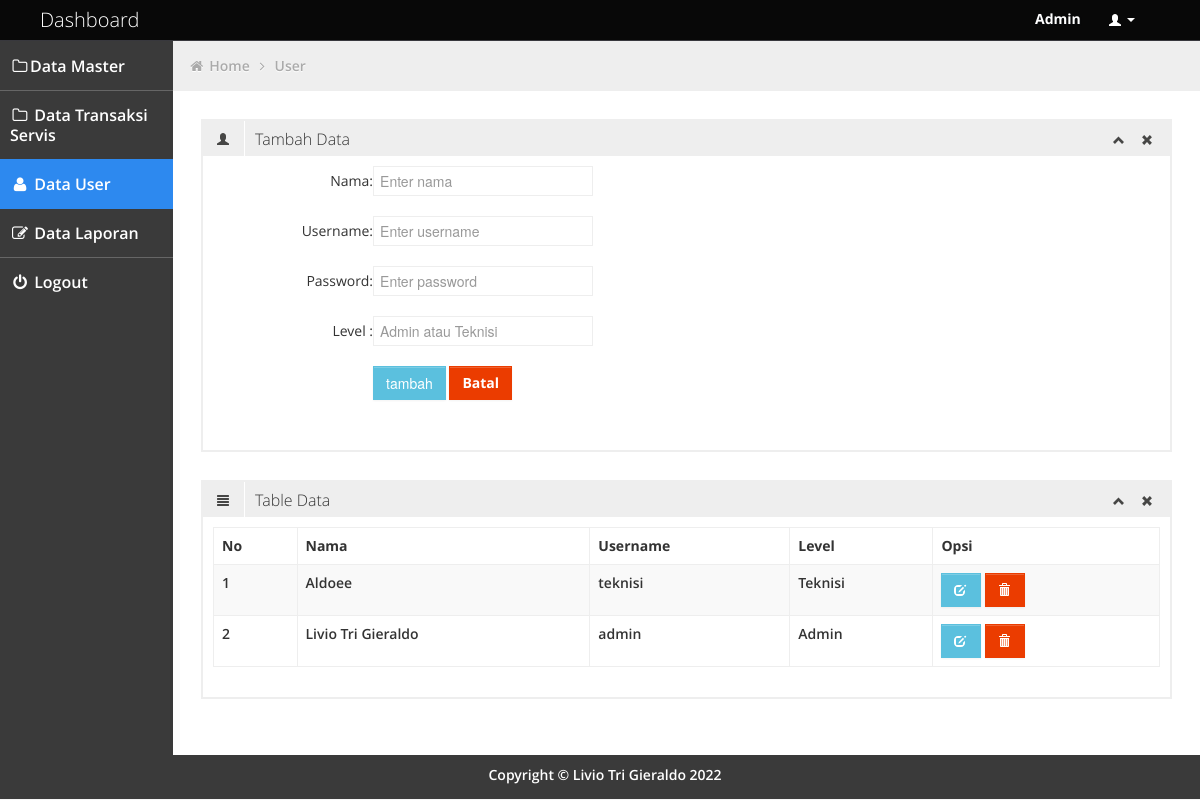
The app's page /admin/user.php (signed in) with its own data.
### tables this page shows
CREATE TABLE `user` (
  `id` int(11) NOT NULL,
  `nama` varchar(255) NOT NULL,
  `username` varchar(255) NOT NULL,
  `password` varchar(255) NOT NULL,
  `level` enum('Admin','Teknisi') NOT NULL
);

### admin/user.php (the view, shortened to what this page needs)
<!DOCTYPE html>
<html lang="en">
<head>
	<link id="bootstrap-style" href="../css/bootstrap.min.css" rel="stylesheet">
	<link href="../css/bootstrap-responsive.min.css" rel="stylesheet">
	<link id="base-style" href="../css/style.css" rel="stylesheet">
	<link id="base-style-responsive" href="../css/style-responsive.css" rel="stylesheet">
	<link rel="stylesheet" type="text/css" href="../css2/font.css">
</head>
<body>
	<?php include 'navbar.php'; ?>
		<div class="container-fluid-full">
				<div class="row-fluid">
					<?php include 'sidebarr.php'; ?>
						<div id="content" class="span10">
								<ul class="breadcrumb">
									<li>
										<i class="icon-home"></i>
										<a href="dashboard.php">Home</a>
										<i class="icon-angle-right"></i>
									</li>
									<li><a href="user.php">User</a></li>
								</ul>
		<div class="row-fluid sortable">
				<div class="box span12">
					<div class="box-header" data-original-title>
						<h2><i class="halflings-icon user"></i><span class="break"></span>Tambah Data</h2>
						<div class="box-icon">
							<a href="#" class="btn-minimize"><i class="halflings-icon chevron-up"></i></a>
							<a href="#" class="btn-close"><i class="halflings-icon remove"></i></a>
						</div>
					</div>
			<div class="box-content">
			  	<form class="form-horizontal" action="../aksi/proses.php?kirim" method="post">
					  <div class="form-group">
					    <label class="control-label col-sm-2" for="nama">Nama:</label>
					    <div class="col-sm-10">
					      <input type="text" class="form-control" name="nama" placeholder="Enter nama" required>
					    </div>
					  </div><br>
					  <div class="form-group">
					    <label class="control-label col-sm-2" for="username">Username:</label>
					    <div class="col-sm-10">
					      <input type="text" class="form-control" name="username" placeholder="Enter username" required>
					    </div>
					  </div><br>
					  <div class="form-group">
					    <label class="control-label col-sm-2" for="password">Password:</label>
					    <div class="col-sm-10">
					      <input type="password" class="form-control" name="password" placeholder="Enter password" required>
					    </div>
					  </div><br>
					  <div class="form-group">
					    <label class="control-label col-sm-2" for="level">Level :</label>
					    <div class="col-sm-10">
					      <input type="text" class="form-control" name="level" placeholder="Admin atau Teknisi" required>
					    </div>
					  </div><br>
					 <div class="form-group">
						<label class="col-sm-3 control-label">&nbsp;</label>
						<div class="col-sm-6">
							<input type="submit" name="kirim" class="btn btn-sm btn-info" value="tambah">
							<a href="" class="btn btn-sm btn-danger"><b>Batal</b></a>
						</div>
					</div>
				</form><br>
			    </div>
			  </div>
			  </div>
			  <div class="row-fluid sortable">
					<div class="box span12">
						<div class="box-header">
							<h2><i class="halflings-icon align-justify"></i><span class="break"></span>Table Data </h2>
							<div class="box-icon">
								<a href="#" class="btn-minimize"><i class="halflings-icon chevron-up"></i></a>
								<a href="#" class="btn-close"><i class="halflings-icon remove"></i></a>
							</div>
						</div>
						<div class="box-content">
							<table class="table table-striped table-bordered bootstrap-datatable datatable">
						    <thead>
						      <tr>
						        <th>No</th>
						        <th>Nama</th>
						        <th>Username</th>
								<th>Level</th>
						        <th>Opsi</th>
						      </tr>
						    </thead>
						    <tbody>
						    <?php
						    include '../config/koneksi.php';
						    $no = 1;
						    $data = $conn->query("SELECT * FROM user ORDER BY nama ASC");
						    while ($result = $data->fetch_assoc()){
						    	?>
						      <tr>
						        <td><?php echo $no; ?></td>
						        <td><?php echo $result ['nama'] ; ?></td>
						        <td><?php echo $result ['username'] ; ?></td>
								<td><?php echo $result ['level'] ; ?></td>
							    <td class="center">
									<a class="btn btn-info" href="edituser.php?id=<?php echo $result ['id'] ; ?>" title="Edit Data">
										<i class="halflings-icon white edit"></i></a>
									<a class="btn btn-danger" href="../aksi/proses.php?id=<?php echo $result ['id'] ; ?>"onclick="return confirm('Apakah anda yakin akan menghapus data ini?')"title="Hapus Data">
										<i class="halflings-icon white trash"></i></a>
								</td>
						      </tr>
						      <?php
						      $no++;
						      }
						      ?>
						    </tbody>
			 		      </table>
						</div>
					</div>
					</div>
			</div>
				</div>
			</div>
	<?php include 'footer.php';?>
</body>
</html>

### css/style.css (style rules this page uses)
body { background: #F5F5F5; color: #333; border: none; font-family: 'Open Sans', sans-serif; font-weight: 600; }
a { color: #646464; }
h2 { font-size: 16px; line-height: 16px; }
#content { background: #ffffff; filter: none; min-height: 100%; padding: 20px 20px; position: relative; }
.breadcrumb { margin: -28px -28px 28px -28px; line-height: 34px; background: #eee; border: 0px; color: #aaa; -webkit-box-shadow: none; -moz-box-shadow: none; box-shadow: none; -webkit-border-radius: 0px; -moz-border-radius: 0px; border-radius: 0px; }
.breadcrumb a { color: #aaa; text-shadow: 0px 1px 1px #fff; }
.box { border: 2px solid #eee; background: #fff !important; margin-bottom: 28px; }
.box-header { height: 16px; font-size: 16px; line-height: 16px; padding: 10px; background: #eee; -webkit-box-shadow: none; -moz-box-shadow: none; box-shadow: none; overflow: hidden; }
.box-header h2 { float:left; margin-top: 0px; font-weight: 300; }
.box-header h2 i { margin: 0px 3px 0px 4px; opacity: .8; filter: alpha(opacity=80); -ms-filter:"progid:DXImageTransform.Microsoft.Alpha(Opacity=80)"; }
.box-header .box-icon { float:right; margin-top: 1px; }
.box-header .box-icon i { -webkit-transition: all 0.1s ease-in-out; -moz-transition: all 0.1s ease-in-out; -o-transition: all 0.1s ease-in-out; -ms-transition: all 0.1s ease-in-out; transition: all 0.1s ease-in-out; opacity: .8; filter: alpha(opacity=80); -ms-filter:"progid:DXImageTransform.Microsoft.Alpha(Opacity=80)"; }
.box-header .box-icon a { margin: 0px 5px; }
.box-content { position: relative; z-index: 50; margin-top: -1px; padding: 10px; background: #fff !important; }
.btn { display: inline-block; padding: 6px 12px; margin-bottom: 0; font-size: 14px; font-weight: 500; line-height: 20px; text-align: center; white-space: nowrap; vertical-align: middle; cursor: pointer; border: 1px solid #a7a9aa; -webkit-border-radius: 0px !important; border-radius: 0px !important; }
.btn i { margin-top: 2px; }
.btn { color: #ffffff; background-color: #a7a9aa; border-color: #a7a9aa; background-image: none; filter: none; text-shadow: none; }
.btn-danger { background-color: #EB3C00; border-color: #EB3C00; }
.btn-info { background-color: #5bc0de; border-color: #5bc0de; }
.table th, .table td { border-top: 1px solid #eee; }
.table-bordered { border-color: #eee; -webkit-border-radius: 0px !important; -moz-border-radius: 0px !important; border-radius: 0px !important; }
.table-bordered th, .table-bordered td { border-left: 1px solid #eee; }
.table-bordered thead:first-child tr:first-child > th:first-child, .table-bordered tbody:first-child tr:first-child > td:first-child, .table-bordered tbody:first-child tr:first-child > th:first-child { -webkit-border-radius: 0px !important; -moz-border-radius: 0px !important; border-radius: 0px !important; }
.table-bordered thead:first-child tr:first-child > th:last-child, .table-bordered tbody:first-child tr:first-child > td:last-child, .table-bordered tbody:first-child tr:first-child > th:last-child { -webkit-border-radius: 0px !important; -moz-border-radius: 0px !important; border-radius: 0px !important; }
.table-bordered thead:last-child tr:last-child > th:first-child, .table-bordered tbody:last-child tr:last-child > td:first-child, .table-bordered tbody:last-child tr:last-child > th:first-child, .table-bordered tfoot:last-child tr:last-child > td:first-child, .table-bordered tfoot:last-child tr:last-child > th:first-child { -webkit-border-radius: 0px !important; -moz-border-radius: 0px !important; border-radius: 0px !important; }
.table-bordered thead:last-child tr:last-child > th:last-child, .table-bordered tbody:last-child tr:last-child > td:last-child, .table-bordered tbody:last-child tr:last-child > th:last-child, .table-bordered tfoot:last-child tr:last-child > td:last-child, .table-bordered tfoot:last-child tr:last-child > th:last-child { -webkit-border-radius: 0px !important; -moz-border-radius: 0px !important; border-radius: 0px !important; }

### css/style-responsive.css (style rules this page uses)
@media (min-width: 1200px) { .container-fluid-full { overflow: hidden; position: relative; height: 100%; } }
@media (min-width: 1200px) { #content { width: 85.578%; padding: 28px; margin: 0px 0px; margin-left: 14.422% !important; } }

### records on screen
user: nama "Aldoee", username "teknisi", level "Teknisi"
user: nama "Livio Tri Gieraldo", username "admin", level "Admin"

### other values on screen
$_SESSION['level'] "Admin"
